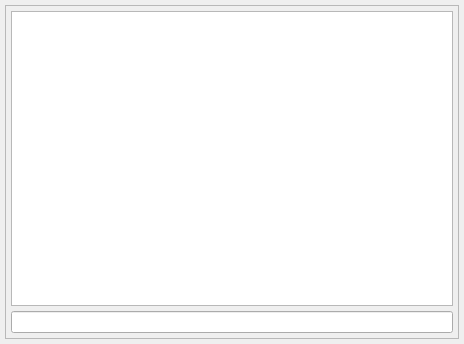
<?xml version="1.0" encoding="UTF-8"?>
<ui version="4.0">
 <class>ChatView</class>
 <widget class="QDialog" name="ChatView">
  <property name="geometry">
   <rect>
    <x>0</x>
    <y>0</y>
    <width>464</width>
    <height>344</height>
   </rect>
  </property>
  <property name="windowTitle">
   <string>Chat View:</string>
  </property>
  <layout class="QGridLayout" name="gridLayout">
   <property name="leftMargin">
    <number>5</number>
   </property>
   <property name="topMargin">
    <number>5</number>
   </property>
   <property name="rightMargin">
    <number>5</number>
   </property>
   <property name="bottomMargin">
    <number>5</number>
   </property>
   <property name="spacing">
    <number>5</number>
   </property>
   <item row="0" column="0">
    <widget class="QFrame" name="frame">
     <property name="frameShape">
      <enum>QFrame::StyledPanel</enum>
     </property>
     <property name="frameShadow">
      <enum>QFrame::Raised</enum>
     </property>
     <layout class="QGridLayout" name="gridLayout_2">
      <property name="leftMargin">
       <number>5</number>
      </property>
      <property name="topMargin">
       <number>5</number>
      </property>
      <property name="rightMargin">
       <number>5</number>
      </property>
      <property name="bottomMargin">
       <number>5</number>
      </property>
      <property name="spacing">
       <number>5</number>
      </property>
      <item row="2" column="0">
       <widget class="QLineEdit" name="chatInput"/>
      </item>
      <item row="0" column="0" rowspan="2">
       <widget class="QTextEdit" name="chatView">
        <property name="minimumSize">
         <size>
          <width>442</width>
          <height>295</height>
         </size>
        </property>
        <property name="readOnly">
         <bool>true</bool>
        </property>
       </widget>
      </item>
     </layout>
    </widget>
   </item>
  </layout>
 </widget>
 <resources/>
 <connections/>
</ui>
